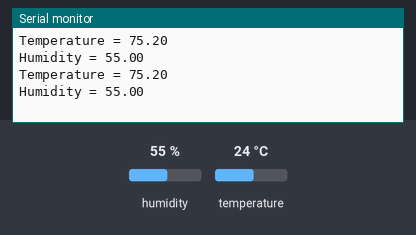
This sketch was run on a simulated Arduino Uno, built with avr-gcc and run on an emulated ATmega328P. Parts: the last lines printed to the serial monitor. Inputs (shaded band) come from the test bench; at power-on: humidity 55 %, temperature 24 °C.

Above: at 2.8 s.
2.9 s: humidity set to 22 %
At 4.8 s:
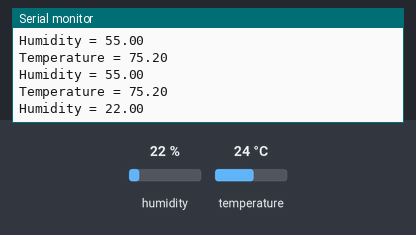
5.6 s: temperature set to 12 °C
At 7.2 s:
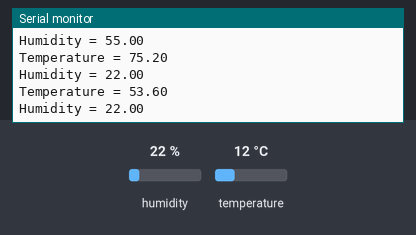
8.3 s: humidity set to 40 %
At 10.8 s:
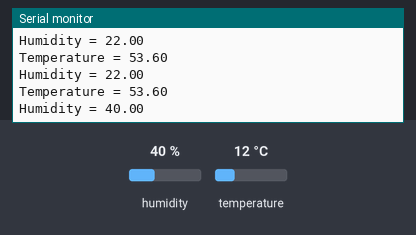
Timing chart, 0 to 12.3 s (numbered marks = the images above; inputs shaded):
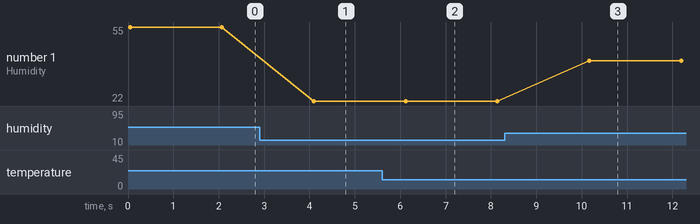

Measured:
- after the input at 2.9 s, the serial monitor: prints a new line after 1.2 s (image 1)
- after the input at 5.6 s, the serial monitor: prints a new line after 0.50 s (image 2)
- after the input at 8.3 s, the serial monitor: prints a new line after 1.9 s (image 3)
- plotted number 1: 55 → 22 after the input at 2.9 s, 22 → 40 after the input at 8.3 s

The sketch:

test_humidity.ino
```cpp
#include <dht.h>

dht DHT;

#define DHT11_PIN 7

void setup(){
  Serial.begin(9600);
}

void loop()
{
  int chk = DHT.read11(DHT11_PIN);
  double temp = DHT.temperature * 1.8 + 32;
//temp = temp * (9/5);
 // temp = temp + 32;
  Serial.print("Temperature = ");
  Serial.println(temp);
  Serial.print("Humidity = ");
  Serial.println(DHT.humidity);
  delay(2000);
}
```
